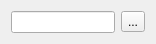
<?xml version="1.0" encoding="UTF-8"?>
<ui version="4.0">
 <class>KisUrlRequesterImpl</class>
 <widget class="QWidget" name="KisUrlRequesterImpl">
  <property name="geometry">
   <rect>
    <x>0</x>
    <y>0</y>
    <width>156</width>
    <height>39</height>
   </rect>
  </property>
  <property name="sizePolicy">
   <sizepolicy hsizetype="MinimumExpanding" vsizetype="Preferred">
    <horstretch>0</horstretch>
    <verstretch>0</verstretch>
   </sizepolicy>
  </property>
  <layout class="QVBoxLayout" name="verticalLayout">
   <item>
    <layout class="QHBoxLayout" name="horizontalLayout">
     <item>
      <widget class="QLineEdit" name="txtFileName">
       <property name="toolTip">
        <string>Selected file name</string>
       </property>
      </widget>
     </item>
     <item>
      <widget class="QToolButton" name="btnSelectFile">
       <property name="toolTip">
        <string>Select file name...</string>
       </property>
       <property name="text">
        <string>...</string>
       </property>
      </widget>
     </item>
    </layout>
   </item>
   <item>
    <spacer name="verticalSpacer">
     <property name="orientation">
      <enum>Qt::Vertical</enum>
     </property>
     <property name="sizeHint" stdset="0">
      <size>
       <width>20</width>
       <height>2</height>
      </size>
     </property>
    </spacer>
   </item>
  </layout>
 </widget>
 <resources/>
 <connections/>
</ui>
